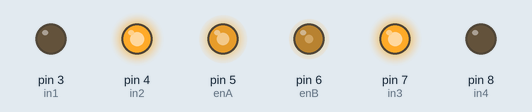
Simulated run of this sketch. Board: Arduino Uno, built with avr-gcc and run on an emulated ATmega328P. Shown: output pins drawn as LEDs (lit = HIGH).

Above: at 0.1 s.
Timing chart, 0 to 1.6 s (numbered marks = the images above):
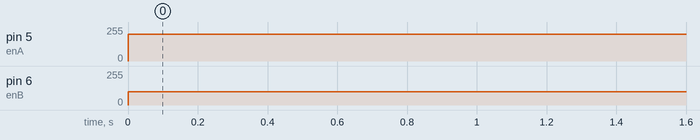

Measured:
- by itself, pin 5 (enA): 0/255 → 200/255 at 0.00 s
- by itself, pin 6 (enB): 0/255 → 100/255 at 0.00 s

The sketch:

pwm_test.ino
```cpp
//sudo chmod a+rw /dev/ttyACM0

#define in1 3
#define in2 4
#define enA 5

#define in3 7
#define in4 8
#define enB 6

int start;
void setup() {
  // put your setup code here, to run once:
  pinMode(in1, OUTPUT);
  pinMode(in2, OUTPUT);
  pinMode(enA, OUTPUT);
  pinMode(in3, OUTPUT);
  pinMode(in4, OUTPUT);
  pinMode(enB, OUTPUT);

  digitalWrite(in1, LOW);
  digitalWrite(in2, HIGH);
  digitalWrite(in3, HIGH);
  digitalWrite(in4, LOW);
}

void loop() {
  // put your main code here, to run repeatedly:
//  for(int i = 150; i<=255; i=1+10){
      analogWrite(enA,200);
      analogWrite(enB,100);
//    delay(1000);
//  }

}
```
